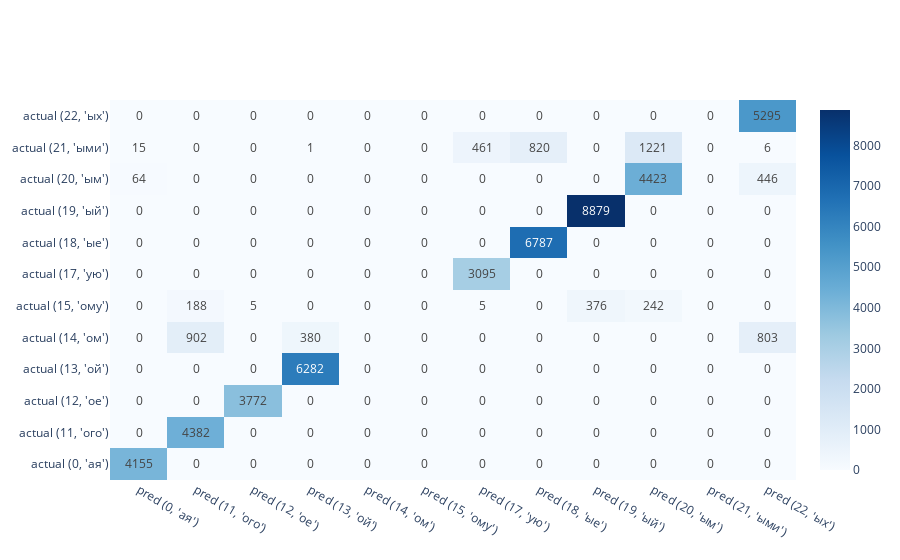

The notebook cell saved with this chart:
### Markdown cell above
Не учится :(
    
Попробуем c mse

### Code cell
tasks = get_tasks(bucket, 'datasphere/agreementproject/job_info/job_agreementproject_22:50:09.242641.txt')

loader = S3TrainingLogsLoader(bucket, project_name)
metrics = loader.load_metrics(tasks)

unzipped_folder = (Loc.root_path /
                   'temp'/'training_results' /
                   f'{tasks[0]}.unzipped')
result_df = pd.read_parquet(unzipped_folder/'output'/'result_df.parquet')
y_true, y_pred = get_true_and_pred(result_df)

plot_metrics(metrics, tasks[0])
sorted_nums = sorted(list(y_true.unique()))
cm = pd.DataFrame(
    confusion_matrix(y_true, y_pred,
                     #    normalize='true'
                     ).round(2),
    columns=[f'pred {n,ending_by_num[n]}' for n in sorted_nums],
    index=[f'actual {n,ending_by_num[n]}' for n in sorted_nums]
)
plot_cm(cm)

### Figure 1 — Plotly figure (JSON) as saved in the notebook; plotly's stock layout.template omitted (floating-point values rounded to 4 significant figures; data arrays with more than 128 entries replaced by an {"elided": "..."} marker saying what was removed)
{"data": [{"colorscale": [[0, "rgb(247,251,255)"], [0.125, "rgb(222,235,247)"], [0.25, "rgb(198,219,239)"], [0.375, "rgb(158,202,225)"], [0.5, "rgb(107,174,214)"], [0.625, "rgb(66,146,198)"], [0.75, "rgb(33,113,181)"], [0.875, "rgb(8,81,156)"], [1, "rgb(8,48,107)"]], "text": {"elided": "12x12 int values"}, "texttemplate": "%{text}", "type": "heatmap", "x": ["pred (0, 'ая')", "pred (11, 'ого')", "pred (12, 'ое')", "pred (13, 'ой')", "pred (14, 'ом')", "pred (15, 'ому')", "pred (17, 'ую')", "pred (18, 'ые')", "pred (19, 'ый')", "pred (20, 'ым')", "pred (21, 'ыми')", "pred (22, 'ых')"], "y": ["actual (0, 'ая')", "actual (11, 'ого')", "actual (12, 'ое')", "actual (13, 'ой')", "actual (14, 'ом')", "actual (15, 'ому')", "actual (17, 'ую')", "actual (18, 'ые')", "actual (19, 'ый')", "actual (20, 'ым')", "actual (21, 'ыми')", "actual (22, 'ых')"], "z": {"elided": "12x12 int values"}}], "layout": {}}
